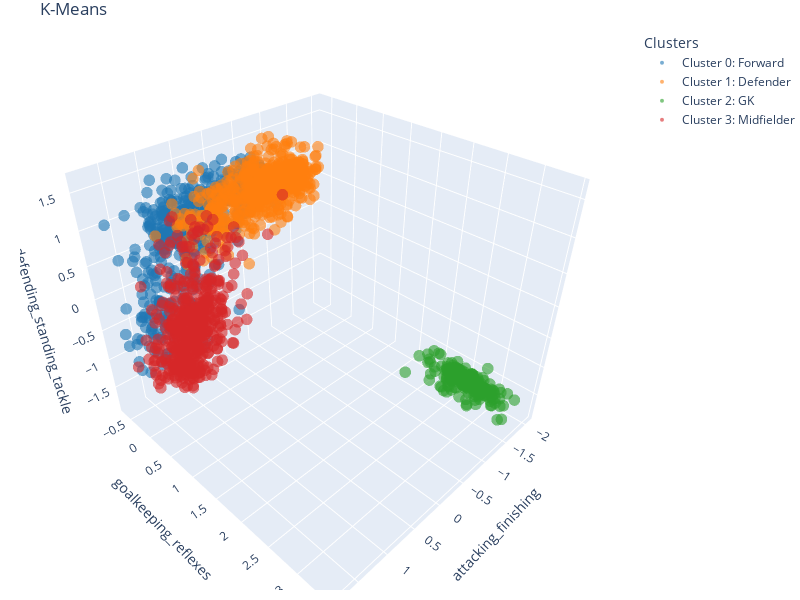

Notebook code for this chart:
### Code cell
colors = ['#1f77b4', '#ff7f0e', '#2ca02c', '#d62728']  
clusters = df_kmean['kmeans_4'].unique()  
position = df_kmean['Position'].unique()

fig = go.Figure()

for i, cluster in enumerate(clusters):
    cluster_data = df_kmean[df_kmean['kmeans_4'] == cluster]
    fig.add_trace(go.Scatter3d(
        x=cluster_data['attacking_finishing'],
        y=cluster_data['goalkeeping_reflexes'],
        z=cluster_data['defending_standing_tackle'],
        mode='markers',
        marker=dict(size=4, color=colors[i], opacity=0.6),
        name=f'Cluster {cluster}: {position[i]}' 
    ))

fig.update_layout(
    scene=dict(
        xaxis_title='attacking_finishing',
        yaxis_title='goalkeeping_reflexes',
        zaxis_title='defending_standing_tackle'
    ),
    title="K-Means",
    legend=dict(title="Clusters"),  # Título de la leyenda
    width=800, height=600,
    margin=dict(t=30, r=0, l=20, b=10)
)

fig.show()

### Figure 1 — Plotly figure (JSON) as saved in the notebook; plotly's stock layout.template omitted (floating-point values rounded to 4 significant figures; data arrays with more than 128 entries replaced by an {"elided": "..."} marker saying what was removed)
{"data": [{"marker": {"color": "#1f77b4", "opacity": 0.6, "size": 4}, "mode": "markers", "name": "Cluster 0: Forward", "type": "scatter3d", "x": {"elided": "448 float values"}, "y": {"elided": "448 float values"}, "z": {"elided": "448 float values"}}, {"marker": {"color": "#ff7f0e", "opacity": 0.6, "size": 4}, "mode": "markers", "name": "Cluster 1: Defender", "type": "scatter3d", "x": {"elided": "519 float values"}, "y": {"elided": "519 float values"}, "z": {"elided": "519 float values"}}, {"marker": {"color": "#2ca02c", "opacity": 0.6, "size": 4}, "mode": "markers", "name": "Cluster 2: GK", "type": "scatter3d", "x": {"elided": "200 float values"}, "y": {"elided": "200 float values"}, "z": {"elided": "200 float values"}}, {"marker": {"color": "#d62728", "opacity": 0.6, "size": 4}, "mode": "markers", "name": "Cluster 3: Midfielder", "type": "scatter3d", "x": {"elided": "468 float values"}, "y": {"elided": "468 float values"}, "z": {"elided": "468 float values"}}], "layout": {"height": 600, "legend": {"title": {"text": "Clusters"}}, "margin": {"b": 10, "l": 20, "r": 0, "t": 30}, "scene": {"xaxis": {"title": {"text": "attacking_finishing"}}, "yaxis": {"title": {"text": "goalkeeping_reflexes"}}, "zaxis": {"title": {"text": "defending_standing_tackle"}}}, "title": {"text": "K-Means"}, "width": 800}}
